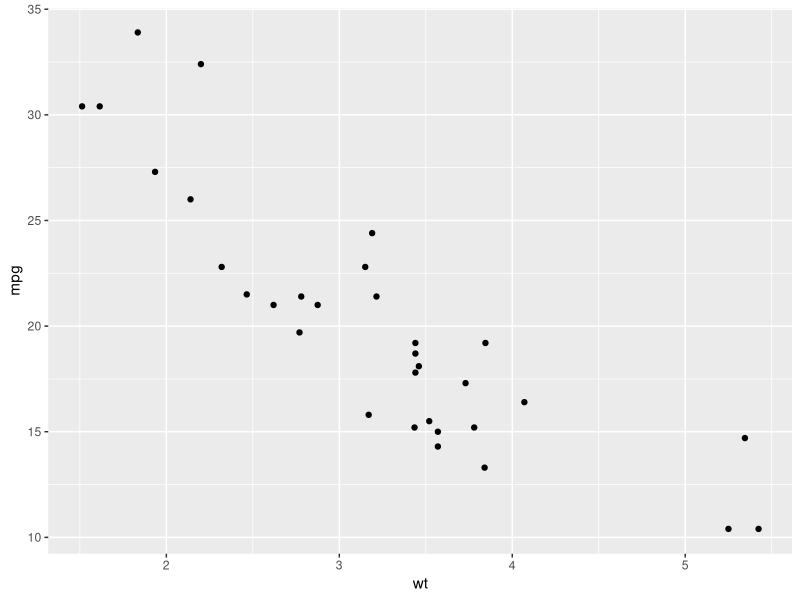
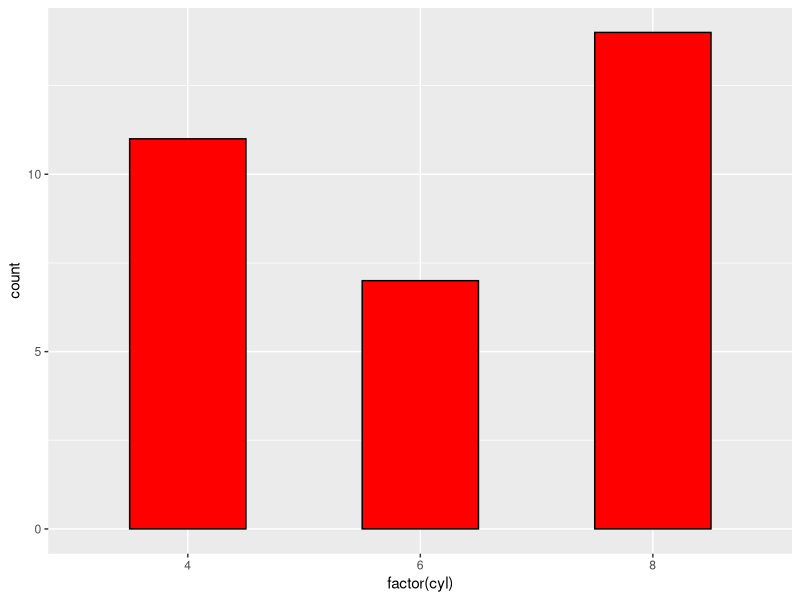
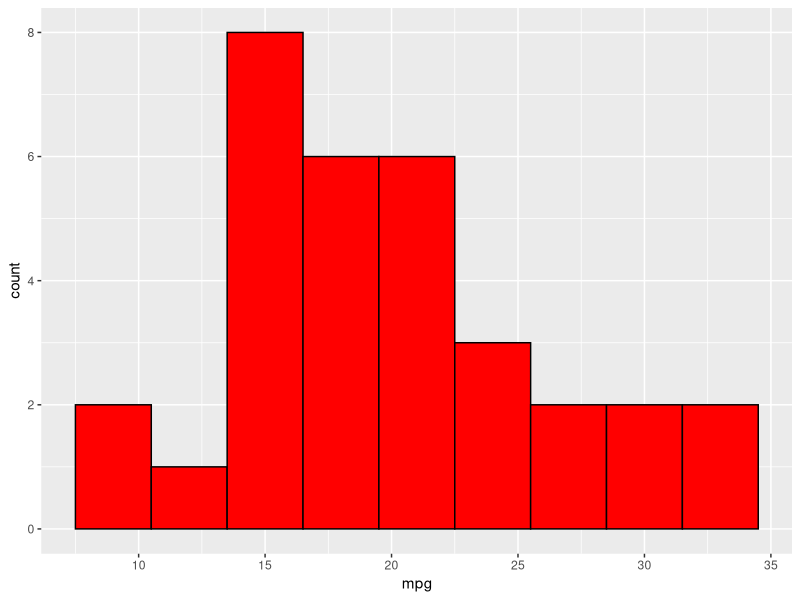
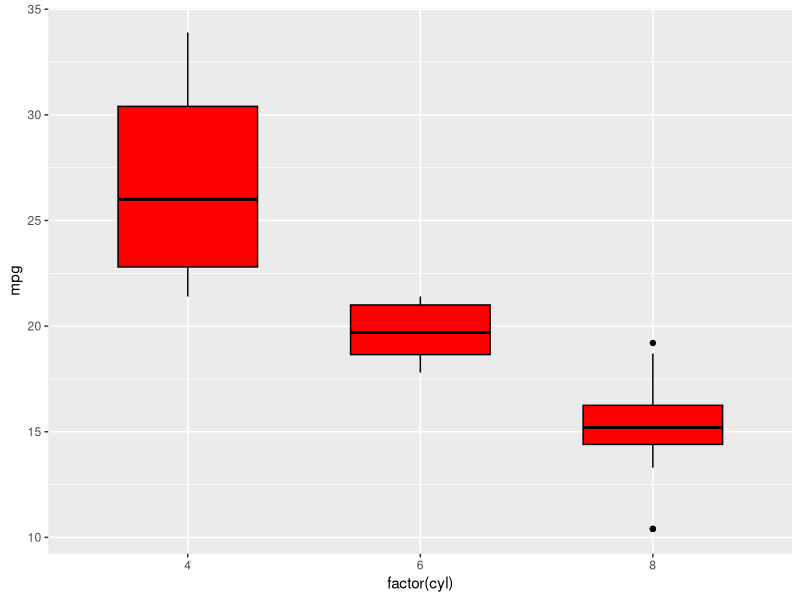
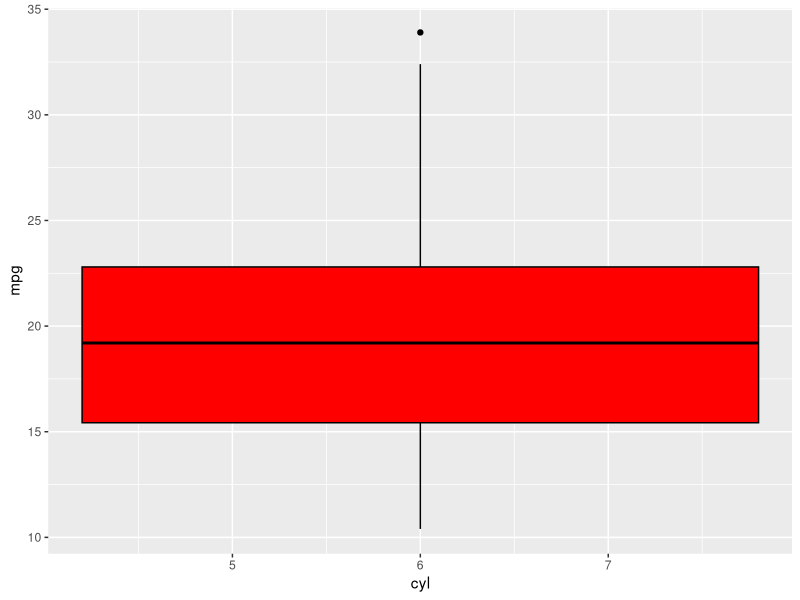
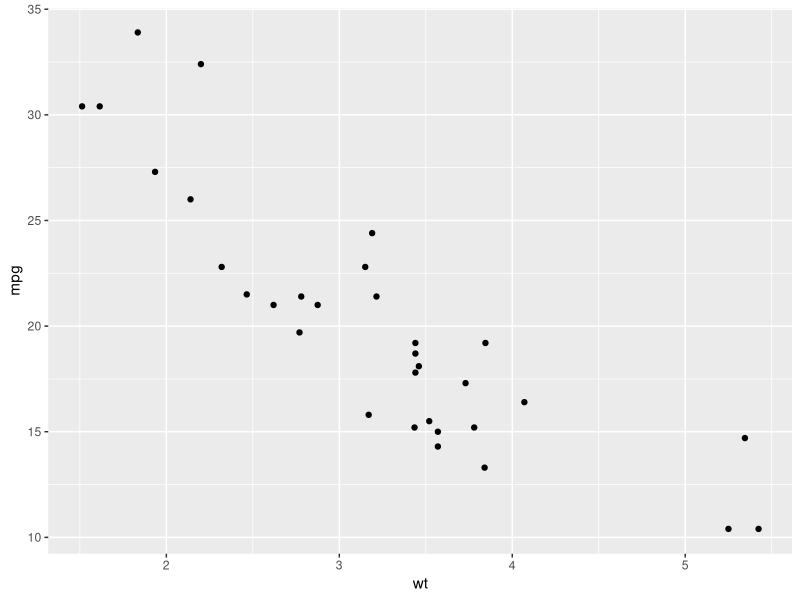
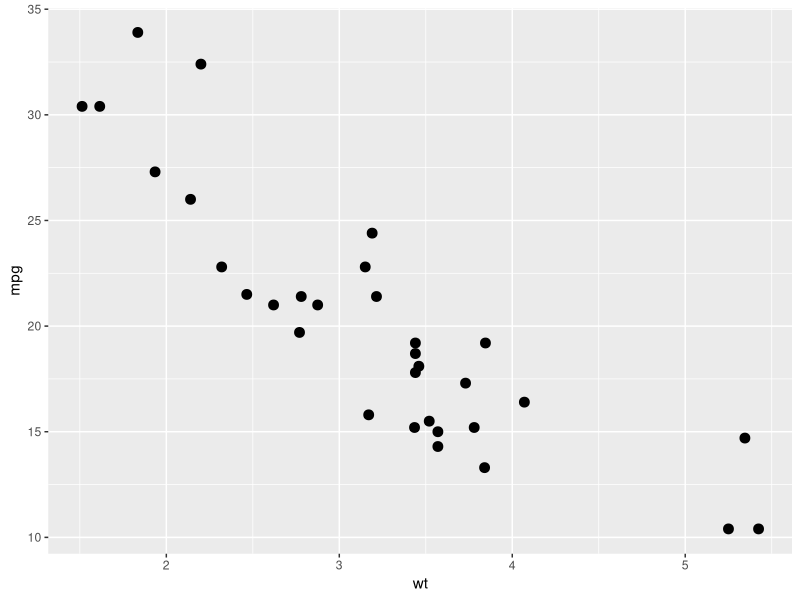
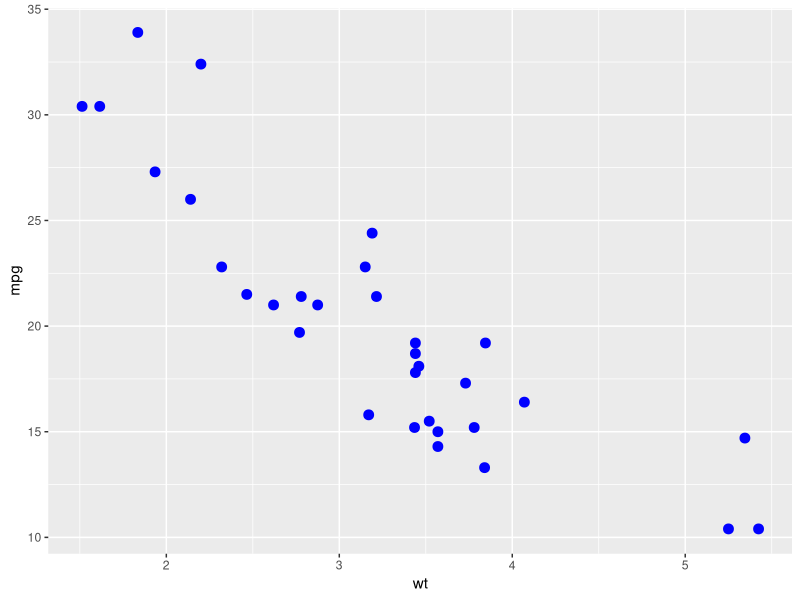

Recreate these plots in R, in order. (Note: this script raises an error after producing the figures.)
library(ggplot2)

# 1. Line plot
ggplot(mtcars) + aes(x=wt, y = mpg) + geom_point()

# 2. Bar Plot
ggplot( mtcars, aes(x = factor( cyl))) + geom_bar(width = 0.5, color = "black", fill = "red")

# mean.mpg <- tapply(mtcars$mpg, mtcars$cyl, mean)
# mean.mpg
# names(mean.mpg)
# ggplot( mean.mpg, aes(x = factor( cyl), y = mean(mpg))) + 
#   geom_bar(stat = "identity", width = 0.5, color = "black", fill = "red")

# 3. Histogram
ggplot(mtcars, aes(x = mpg)) + geom_histogram(binwidth = 3, color = "black", fill = "red")

# 4. Boxplot
ggplot( mtcars, aes(x = factor( cyl), y = mpg)) + 
  geom_boxplot(width = 0.6, color = "black", fill = "red")

ggplot( mtcars, aes(x = cyl, y = mpg)) + 
  geom_boxplot(width = 0.9, color = "black", fill = "red")  

# 5. scatter plot
ggplot(mtcars) + aes(x=wt, y=mpg) + geom_point()

## Setting the size of the points in the scatter plot
ggplot(mtcars) + aes(x=wt, y=mpg) + geom_point(size=3)

## Setting the color of the points in the scatter plot
ggplot(mtcars) + aes(x=wt, y=mpg) + geom_point(size=3, color = "blue")

## Setting the shape of the points in the scatter plot
ggplot(mtcars) + aes(x=wt, y=mpg) + 
  geom_point(size=3, color = "blue", shape = 17)

## Changing labels
ggplot(mtcars) + aes(x=wt, y=mpg) + geom_point() +
  labs(x = "Weight", y = "Miles per Gallon", title = "My Plot") +
  theme(axis.text = element_text(colour = "blue"),
        axis.title = element_text(size = rel(1.5), angle = 0),
        plot.title = element_text(size = rel(2.5), colour = "green"))
  
## Changing x and y scale
ggplot(mtcars) + aes(x=wt, y=mpg) + geom_point() +
  scale_x_continuous(limits = c(1.5,6.5)) +
  scale_y_continuous(limits = c(5,35))


## Grouping data points by variable
ggplot(mtcars) + aes(x=wt, y=mpg, color = cyl ) + 
  geom_point(size=3, shape = 17)

ggplot(mtcars) + aes(x=wt, y=mpg, color = factor(cyl) ) + 
  geom_point(size=3, shape = 17)

ggplot(mtcars) + aes(x=wt, y=mpg, color = factor(cyl), shape = factor(am)) + 
  geom_point(size=5)

ggplot(mtcars) + aes(x=wt, y=mpg, color = factor(cyl), shape = factor(am)) + 
  geom_point(size=5) + scale_shape_manual(values = c(4,5))

ggplot(mtcars) + aes(x=wt, y=mpg, color = factor(cyl), shape = factor(am)) + 
  geom_point(size=5) + scale_shape_manual(values = c(17,18)) +
  scale_color_brewer(palette = "Set1")

## Adding trend line
ggplot(mtcars) + aes(x=wt, y=mpg) + 
  geom_point(size=3, color = "blue", shape = 17) +
  stat_smooth(method = "lm")

ggplot(mtcars) + aes(x=wt, y=mpg) + 
  geom_point(size=3, color = "blue", shape = 17) +
  stat_smooth(method = "lm", se = FALSE)


## Faceting 1
ggplot(mtcars) + aes(x=wt, y=mpg) + 
  geom_point(size=3, color = "blue", shape = 17) +
  facet_grid(. ~ cyl)

ggplot(mtcars) + aes(x=wt, y=mpg) + 
  geom_point(size=3, color = "blue", shape = 17) +
  facet_grid( cyl ~ .)

ggplot(mtcars) + aes(x=wt, y=mpg) + 
  geom_point(size=3, color = "blue", shape = 17) +
  facet_grid( cyl ~ am)

## Faceting 2
library(reshape2)
mmtcars <- melt(mtcars2, id = c("names", "wt", "hp"), measure.vars = "mpg")
mmtcars <- melt(mtcars, id = "mpg", measure.vars = c("wt", "hp", "qsec", "drat"))
head(mmtcars)
ggplot(mmtcars) + aes(x=value, y = mpg, color = variable) + geom_point(size = 3) +
  facet_wrap( ~ variable, scales = "free", ncol = 2)

## Faceting 3
aqm <- melt(airquality, id=c("month", "day"), measure.vars = c("ozone", "temp"), 
            na.rm=TRUE)
meanVal <- dcast(aqm, month ~ variable, mean)
meanValm <- melt(meanVal, id = "month")
ggplot(meanValm) + aes(x=factor(month), y= value, fill = factor(month)) + 
  geom_bar(stat="identity") +
  facet_grid( . ~ variable) +
  theme(axis.title = element_text(size = rel(1.5)),
        axis.text = element_text(size   = rel(1.5)),
        strip.text.x = element_text(size = rel(1.5)))


